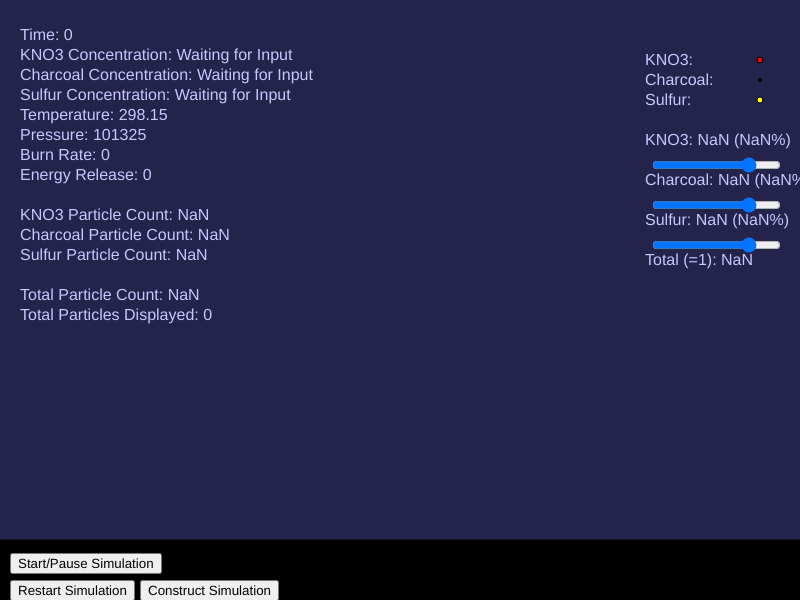
Frame 1 (no input)
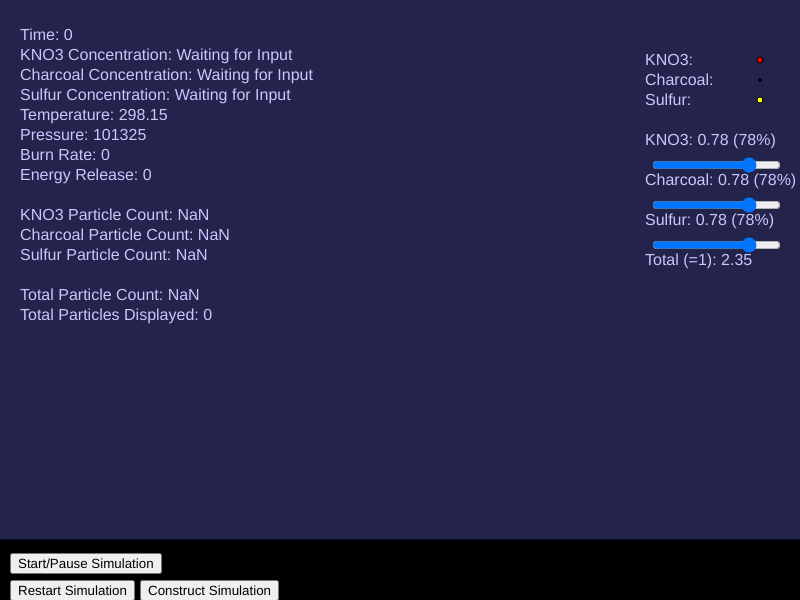
Frame 60 (no input)
Frame 120 (the mouse pressed at the canvas centre since frame 60): identical to frame 60, image omitted

The p5.js sketch that drew these frames (run headless with seeded random() and noise() and a simulated clock; from frame 60 on, the mouse is pressed at the canvas centre):

// p5.js sketch
// ── sketch.js
let sim;
let result;
let particleCounts;
let stepButton;
let saveButton;
let setupButton;
let particles = [];
let floorLineY;

let SIMULATION_STARTED = false;
let PARTICLE_COUNT = 550;
let SMALLNESS = 15;

// Inputs
let KNO3Slider;
let charcoalSlider;
let sulfurSlider;

// Input values
let KNO3Concentation;
let charcoalConcentration;
let sulfurConcentration;

function roundTo(n, digits) {
  var negative = false;
  if (digits === undefined) {
    digits = 0;
  }
  if (n < 0) {
    negative = true;
    n = n * -1;
  }
  var multiplicator = Math.pow(10, digits);
  n = parseFloat((n * multiplicator).toFixed(11));
  n = (Math.round(n) / multiplicator).toFixed(digits);
  if (negative) {
    n = (n * -1).toFixed(digits);
  }
  return n;
}

function setupParticles() {
  particles = [];
  SIMULATION_STARTED = false; // prevent immediate start

  // Initialize simulation
  sim = new GunpowderSimulation(
    KNO3Concentation,
    charcoalConcentration,
    sulfurConcentration,
    PARTICLE_COUNT
  );

  // Run initial simulation
  result = sim.saveState();
  particleCounts = sim.retrieveParticleCounts();

  // Desired total number of particles
  let desiredTotalParticles = sim.total_particles;

  // Calculate the number of particles per row/column
  let particlesPerRow = Math.ceil(Math.sqrt(desiredTotalParticles));

  // Calculate the width and height of each particle
  let particleWidth = width / particlesPerRow;
  let particleHeight = height / particlesPerRow;

  // Calculate the y-coordinate of the bottom of the square
  floorLineY = height * 0.9;
  let bottomY = floorLineY + 10;

  // Calculate the y-coordinate of the top of the square
  let topY = bottomY - particleHeight * particlesPerRow + 60;

  // Calculate the total width of the mini cube
  let totalWidth = particlesPerRow * particleWidth;

  // Calculate the starting x-coordinate to center the mini cube
  let startX = (width - totalWidth) / 2 + 300;
  let index = 0;

  // Loop through each row
  for (let row = 0; row < particlesPerRow; row++) {
    // Calculate the y-coordinate of the row
    let y = bottomY - row * 3 - particleHeight / 2;

    // Loop through each column
    for (let col = 0; col < particlesPerRow; col++) {
      // Calculate the x-coordinate of the column
      let x = startX + col * 3 + particleWidth / 2;

      // Determine molecule type based on the number of particles for each type
      let molecule;
      if (index < sim.KNO3_particles) {
        molecule = "KNO3"; // Potassium Nitrate
      } else if (index < sim.KNO3_particles + sim.charcoal_particles) {
        molecule = "charcoal"; // Charcoal
      } else {
        molecule = "sulfur"; // Sulfur
      }

      // Get the radius based on the molecule
      let radius = calculateRadius(molecule);
      let color = getParticleColor(molecule);
      let mass = getParticleMass(molecule);

      // Create the particle with adjusted radius, and add it to the array
      particles.push(new Particle(molecule, x, y, mass, radius, color)); // Multiply by 10 to scale for visualization

      // Break the loop if the desired number of particles is reached
      if (particles.length >= desiredTotalParticles) {
        break;
      }

      index++;
    }

    // Break the loop if the desired number of particles is reached
    if (particles.length >= desiredTotalParticles) {
      break;
    }
  }
}

function toggleSimState() {
  let totalConcentration = roundTo(
    KNO3Concentation + charcoalConcentration + sulfurConcentration,
    2
  );

  if (totalConcentration != 1) {
    alert("Concentrations must sum to 1");
    SIMULATION_STARTED = false;
    return;
  }

  SIMULATION_STARTED = !SIMULATION_STARTED;
}

function setup() {
  createCanvas(800, 600);
  background(223);

  // Create step button
  stepButton = createButton("Start/Pause Simulation");
  stepButton.position(10, height - 47);
  stepButton.mousePressed(() => toggleSimState());

  // Create save button
  saveButton = createButton("Restart Simulation");
  saveButton.position(10, height - 20);
  saveButton.mousePressed(setupParticles);

  setupButton = createButton("Construct Simulation");
  setupButton.position(140, height - 20);
  setupButton.mousePressed(setupParticles);

  // Setup sliders to input composition
  KNO3Slider = createSlider(0, 255, 200);
  KNO3Slider.position(width - 150, 155);

  charcoalSlider = createSlider(0, 255, 200);
  charcoalSlider.position(width - 150, 195);

  sulfurSlider = createSlider(0, 255, 200);
  sulfurSlider.position(width - 150, 235);

  // setup particles
  setupParticles();
}

function draw() {
  background(35, 35, 75);

  // Display simulation results or further analysis
  // You can modify this part to display the simulation results
  // For example, you can draw graphs or display text
  textSize(16);
  textAlign(LEFT);
  fill(200, 200, 255);

  // General Simulation Information
  text("Time: " + result.time, 20, 40);
  text(
    "KNO3 Concentration: " + (result.KNO3_concentration ?? "Waiting for Input"),
    20,
    60
  );
  text(
    "Charcoal Concentration: " +
      (result.charcoal_concentration ?? "Waiting for Input"),
    20,
    80
  );
  text(
    "Sulfur Concentration: " +
      (result.sulfur_concentration ?? "Waiting for Input"),
    20,
    100
  );
  text("Temperature: " + result.temperature, 20, 120);
  text("Pressure: " + result.pressure, 20, 140);
  text("Burn Rate: " + (result.burn_rate ?? "0"), 20, 160);
  text("Energy Release: " + result.energy_release, 20, 180);

  // Particle Counts
  text("KNO3 Particle Count: " + particleCounts.KNO3, 20, 220);
  text("Charcoal Particle Count: " + particleCounts.charcoal, 20, 240);
  text("Sulfur Particle Count: " + particleCounts.sulfur, 20, 260);

  text("Total Particle Count: " + particleCounts.total, 20, 300);
  text("Total Particles Displayed: " + particles.length, 20, 320);

  text("KNO3:", width - 155, 65);
  text("Charcoal:", width - 155, 85);
  text("Sulfur:", width - 155, 105);

  // Draw Legend Molecules
  drawLegend();

  // Draw Slider Info Text
  fill(200, 200, 255);
  text(
    "KNO3: " +
      `${roundTo(KNO3Concentation, 2)} (${Math.floor(
        roundTo(KNO3Concentation, 2) * 100
      )}%)`,
    width - 155,
    145
  );

  text(
    "Charcoal: " +
      `${roundTo(charcoalConcentration, 2)} (${Math.floor(
        roundTo(charcoalConcentration, 2) * 100
      )}%)`,
    width - 155,
    185
  );
  text(
    "Sulfur: " +
      `${roundTo(sulfurConcentration, 2)} (${Math.floor(
        roundTo(sulfurConcentration, 2) * 100
      )}%)`,
    width - 155,
    225
  );

  text(
    "Total (=1): " +
      `${roundTo(
        KNO3Concentation + charcoalConcentration + sulfurConcentration,
        2
      )}`,
    width - 155,
    265
  );

  updateSliderValues();

  if (SIMULATION_STARTED) {
    stepSimulation();
  }
}

function updateSliderValues() {
  KNO3Concentation = map(KNO3Slider.value(), 0, 255, 0, 1);
  charcoalConcentration = map(charcoalSlider.value(), 0, 255, 0, 1);
  sulfurConcentration = map(sulfurSlider.value(), 0, 255, 0, 1);
}

function drawLegend() {
  fill(getParticleColor("KNO3")); // Use specified color
  ellipse(width - 40, 60, calculateRadius("KNO3"), calculateRadius("KNO3"));

  fill(getParticleColor("charcoal")); // Use specified color
  ellipse(
    width - 40,
    80,
    calculateRadius("charcoal", calculateRadius("charcoal"))
  );

  fill(getParticleColor("sulfur")); // Use specified color
  ellipse(
    width - 40,
    100,
    calculateRadius("sulfur"),
    calculateRadius("sulfur")
  );

  fill(0);
  rect(0, floorLineY, width, height - floorLineY); // Draw a black rectangle as the floor

  particles.forEach((particle) => {
    particle.update();
    particle.display();
  });
}

function stepSimulation() {
  // Step through the simulation
  let totalConcentration = roundTo(
    KNO3Concentation + charcoalConcentration + sulfurConcentration,
    2
  );

  if (totalConcentration != 1) {
    alert("Concentrations must sum to 1");
    SIMULATION_STARTED = false;
    return;
  }

  sim.stepSimulation();
  result = sim.saveState();
  particleCounts = sim.retrieveParticleCounts();

  deleteParticles();

  let forces = sim.calculateForces();

  // Apply forces to particles
  particles.forEach((particle) => {
    particle.applyForce(forces);
    particle.applyGravity();
    particle.update();
    particle.display();
  });

  // Check for collisions
  for (let i = 0; i < particles.length; i++) {
    for (let j = i + 1; j < particles.length; j++) {
      particles[i].collide(particles[j]);
    }
  }
}

function deleteParticles() {
  let KNO3_particles_deleted = particleCounts.KNO3;
  let charcoal_particles_deleted = particleCounts.charcoal;
  let sulfur_particles_deleted = particleCounts.sulfur;

  let keep_marked = [];

  let a = 0;
  let b = 0;
  let c = 0;

  for (let i = 0; i < particles.length; i++) {
    const particle = particles[i];

    if (particle.type == "KNO3" && a < KNO3_particles_deleted) {
      keep_marked.push(particle);
      a++;
    }
    if (particle.type == "charcoal" && b < charcoal_particles_deleted) {
      keep_marked.push(particle);
      b++;
    }
    if (particle.type == "sulfur" && c < sulfur_particles_deleted) {
      keep_marked.push(particle);
      c++;
    }
  }

  particles = keep_marked;
}

function saveState() {
  // Save the current state of the simulation
  result = sim.saveState();
}

// Function to calculate the effective radius based on the molecule
function calculateRadius(molecule) {
  switch (molecule) {
    case "KNO3": // Potassium Nitrate
      return 0.4 * SMALLNESS; // Estimated radius in nanometers
    case "charcoal":
      return 0.2 * SMALLNESS; // Estimated radius in nanometers
    case "sulfur":
      return 0.4 * SMALLNESS; // Estimated radius in nanometers
    default:
      return 0.1 * SMALLNESS; // Default radius if molecule is unknown
  }
}

function getParticleMass(molecule) {
  switch (molecule) {
    case "KNO3": // Potassium Nitrate
      return 101.1; // Molecular mass in g/mol
    case "charcoal":
      return 12.01; // Molecular mass in g/mol
    case "sulfur":
      return 32.07; // Molecular mass in g/mol
    default:
      return 1; // Default mass if molecule is unknown
  }
}

function getParticleColor(molecule) {
  let sulfurColor = color(255, 255, 0); // Yellow
  let KNO3Color = color(255, 0, 0); // Red
  let charcoalColor = color(0); // Black

  switch (molecule) {
    case "KNO3": // Potassium Nitrate
      return KNO3Color; // Estimated color in nanometers
    case "charcoal":
      return charcoalColor; // Estimated color in nanometers
    case "sulfur":
      return sulfurColor; // Estimated color in nanometers
    default:
      return color(232);
  }
}

// ── gunpowder.js
class GunpowderSimulation {
  constructor(
    KNO3_ratio,
    charcoal_ratio,
    sulfur_ratio,
    total_particles,
    time_step = 0.001,
    total_time = 10,
    initial_temperature = 298.15,
    initial_pressure = 101325.0
  ) {
    this.KNO3_ratio = KNO3_ratio;
    this.charcoal_ratio = charcoal_ratio;
    this.sulfur_ratio = sulfur_ratio;
    this.time_step = time_step;
    this.total_time = total_time;
    this.initial_temperature = initial_temperature;
    this.initial_pressure = initial_pressure;

    // State variables
    this.time = 0;
    this.KNO3_concentration = this.KNO3_ratio;
    this.charcoal_concentration = this.charcoal_ratio;
    this.sulfur_concentration = this.sulfur_ratio;
    this.temperature = this.initial_temperature;
    this.pressure = this.initial_pressure;
    this.energy_release = 0;
    this.total_reactants_consumed = 0; // Track total consumed reactants

    // Constants
    this.R = 8.314; // Ideal gas constant in J/(mol*K)
    this.GRAVITY_FORCE = createVector(0, 0.1);

    // Particle Counts
    this.KNO3_particles = Math.floor(this.KNO3_concentration * total_particles);
    this.charcoal_particles = Math.floor(
      this.charcoal_concentration * total_particles
    );
    this.sulfur_particles = Math.floor(
      this.sulfur_concentration * total_particles
    );

    this.total_particles =
      this.KNO3_particles + this.charcoal_particles + this.sulfur_particles;

    // Force Factors affect the magnitudes of the forces that are applied
    this.TEMPERATURE_FORCE_FACTOR = 0.01 * 10;
    this.PRESSURE_FORCE_FACTOR = 0.1 * 0;
    this.BURN_RATE_FORCE_FACTOR = 0.05 * 10;

    // Tracking Variables
    this.burn_rate_tracking = {};
  }

  // Method to step the simulation externally
  stepSimulation() {
    if (this.total_particles <= 0) {
      console.log(this.burn_rate_tracking);
      return;
    }
    // Calculate reaction rates (simplified for demonstration)
    let KNO3_rate = -0.1 * this.KNO3_concentration;
    let charcoal_rate = -0.2 * this.charcoal_concentration;
    let sulfur_rate =
      this.sulfur_ratio === 0 ? 0 : -0.15 * this.sulfur_concentration;

    // Update concentrations
    this.KNO3_concentration += KNO3_rate * this.time_step;
    this.charcoal_concentration += charcoal_rate * this.time_step;
    this.sulfur_concentration += sulfur_rate * this.time_step;

    // Use previously updated concentrations to update current particle counts
    this.KNO3_particles = Math.floor(
      this.KNO3_concentration * this.total_particles
    );
    this.charcoal_particles = Math.floor(
      this.charcoal_concentration * this.total_particles
    );
    this.sulfur_particles = Math.floor(
      this.sulfur_concentration * this.total_particles
    );

    // Update total particle count
    this.total_particles =
      this.KNO3_particles + this.charcoal_particles + this.sulfur_particles;

    // Calculate temperature (simplified for demonstration)
    // Assuming energy released is directly proportional to the change in concentration of reactants
    this.energy_release =
      -(0.1 * KNO3_rate + 0.2 * charcoal_rate + 0.15 * sulfur_rate) *
      this.time_step;

    let delta_temperature =
      this.energy_release /
      (this.KNO3_ratio + this.charcoal_ratio + this.sulfur_ratio);
    this.temperature += delta_temperature;

    // Calculate pressure (simplified for demonstration)
    // Assuming ideal gas behavior and constant volume
    let n_total =
      this.KNO3_concentration +
      this.charcoal_concentration +
      this.sulfur_concentration; // Total moles of gas
    this.pressure = n_total * this.R * this.temperature;

    this.burn_rate =
      (this.total_reactants_consumed / (this.time / this.time_step)) * 100;

    this.burn_rate_tracking[this.time] = this.burn_rate;

    // Update time
    this.time += this.time_step;

    // Update total consumed reactants
    this.total_reactants_consumed += Math.abs(
      KNO3_rate + charcoal_rate + sulfur_rate
    );
  }

  retrieveParticleCounts() {
    return {
      KNO3: this.KNO3_particles,
      charcoal: this.charcoal_particles,
      sulfur: this.sulfur_particles,
      total: this.total_particles,
    };
  }

  calculateForces() {
    // Initialize total force as a zero vector
    let totalForce = createVector(0, 0);

    // If time is greater than 0, and the simulation is stepped, add forces
    if (this.time > 0) {
      let burn_rate =
        this.total_reactants_consumed / (this.time / this.time_step);
      let propulsionForce = createVector(
        0,
        burn_rate * this.BURN_RATE_FORCE_FACTOR
      );

      let deltaTemperature = this.temperature - this.initial_temperature;
      let temperatureForce = createVector(
        0,
        -deltaTemperature * this.TEMPERATURE_FORCE_FACTOR
      );

      let pressureForce = createVector(
        0,
        -this.pressure * this.PRESSURE_FORCE_FACTOR
      );

      // Add forces to totalForce
      totalForce.add(propulsionForce);
      totalForce.add(temperatureForce);
      totalForce.add(pressureForce);
    }

    return totalForce;
  }

  // Method to save the current state
  saveState() {
    return {
      time: this.time,
      KNO3_concentration: this.KNO3_concentration,
      charcoal_concentration: this.charcoal_concentration,
      sulfur_concentration: this.sulfur_concentration,
      temperature: this.temperature,
      pressure: this.pressure,
      energy_release: this.energy_release * pow(10, 5),
      burn_rate: this.burn_rate, // Calculate burn rate
    };
  }
}

// ── particle.js
// Particle class definition
class Particle {
  constructor(type, x, y, mass, radius, color) {
    this.type = type;
    this.position = createVector(x, y);
    this.velocity = createVector(0, 0);
    this.acceleration = createVector(0, 0);
    this.mass = mass;
    this.radius = radius;
    this.color = color;
  }

  applyGravity() {
    // Gravitational acceleration constant (approximate value on Earth's surface)
    let g = 0.0002; // in m/s^2

    // Calculate gravitational force
    let gravitationalForce = createVector(0, this.mass * g);

    // Apply gravitational force to the particle
    this.applyForce(gravitationalForce);
  }

  // Apply force to the particle (Newton's second law)
  applyForce(force) {
    let f = p5.Vector.div(force, this.mass); // F = ma => a = F/m
    this.acceleration.add(f);
  }

  // Update particle's position based on forces
  update() {
    this.velocity.add(this.acceleration);
    this.position.add(this.velocity);
    this.acceleration.mult(0);
  }

  // Display the particle
  display() {
    fill(this.color); // Use specified color
    ellipse(this.position.x, this.position.y, this.radius, this.radius);
  }

  collide(other) {
    // Check if both particles have zero velocity
    // if (this.velocity.mag() === 0 && other.velocity.mag() === 0) {
    //   return; // No need to process collision if both particles are stationary
    // }

    let distance = dist(
      this.position.x,
      this.position.y,
      other.position.x,
      other.position.y
    );
    let minDistance = this.radius + other.radius;
    if (distance < minDistance) {
      // Calculate overlap distance
      let overlap = minDistance - distance;

      // Calculate the direction of collision
      let collisionNormal = p5.Vector.sub(this.position, other.position);
      collisionNormal.normalize();

      // Separate the particles along the collision normal
      let thisDisplacement = p5.Vector.mult(collisionNormal, overlap / 2);
      let otherDisplacement = p5.Vector.mult(collisionNormal, -overlap / 2);
      this.position.add(thisDisplacement);
      other.position.add(otherDisplacement);

      // Calculate the relative velocity
      let relativeVelocity = p5.Vector.sub(this.velocity, other.velocity);

      // Calculate the relative velocity along the collision normal
      let velAlongNormal = p5.Vector.dot(relativeVelocity, collisionNormal);

      // If the particles are moving towards each other
      if (velAlongNormal < 0) {
        // Calculate restitution (bounce) coefficient
        let restitution = 0.8; // Adjust as needed

        // Calculate impulse magnitude
        let impulseMag = -(1 + restitution) * velAlongNormal;
        impulseMag /= 1 / this.mass + 1 / other.mass;

        // Apply impulse
        let impulse = p5.Vector.mult(collisionNormal, impulseMag);
        this.velocity.add(p5.Vector.div(impulse, this.mass));
        other.velocity.sub(p5.Vector.div(impulse, other.mass));
      }
    }
  }
}
